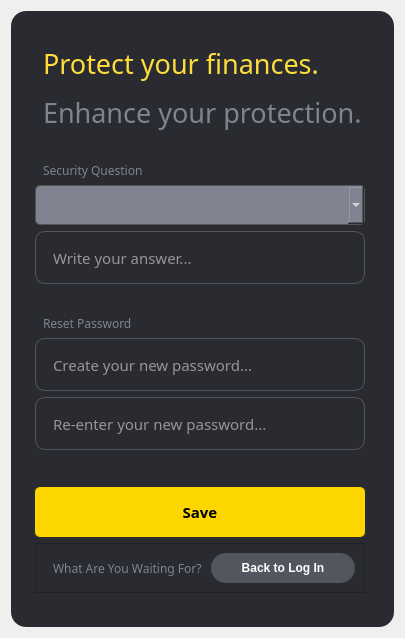
             <widget class="QWidget" name="changePW">
              <property name="styleSheet">
               <string notr="true"/>
              </property>
              <layout class="QGridLayout" name="gridLayout_6">
               <item row="0" column="0">
                <widget class="QFrame" name="changepwFrame">
                 <property name="styleSheet">
                  <string notr="true">#changepwFrame{
	background-color: rgb(42, 43, 48);
   	padding-left: 15px;      
   	padding-right: 20px;       
    padding-top: 25px;          
    padding-bottom: 25px;
	border-radius: 15px;      
}
#frame_5{
	background-color: rgb(42, 43, 48);
}
QLineEdit{
	height:50px;
	padding: 1px 15 px;
	background-color: rgb(42, 43, 48);
	border: 1px solid rgba(84,86,95,255);
	border-radius: 10px;
	color:rgb(255, 255, 255);
	font-family: Poppins;
    font-size:15px;
}
QLabel{
	background-color: rgb(42, 43, 48);
	padding-left:5px;
}
#CP_buttonSavePW{
	background-color: #FFD700;	
	border-radius:5px;
	height:50px;
}
#secQuestionLabel, #resetPw, #whatuWaiting{
	color:#808390;
	font-family: Poppins;
}
#secQuestionLabel, #resetPw{
	padding-top:25px;
}
#CP_buttonLogIn{
	color:rgb(255, 255, 255);
	background-color: rgb(84, 86, 95);
	border-radius:15px;
	height:30px;
}
QComboBox {
    color: white;                        /* Warna teks combobox */
    background-color:rgb(128, 131, 144);           /* Warna latar belakang combobox */
    border: 1px solid #555555;           /* Warna border combobox */
    border-radius: 5px;                  /* Membuat sudut rounded */
}
QComboBox QAbstractItemView {
    color: white;                        /* Warna teks dropdown */
    background-color: #333333;           /* Warna latar belakang dropdown */
    selection-background-color: #fedd3b; /* Warna latar belakang item yang dipilih*/
    selection-color: black;              /* Warna teks item yang dipilih */
    border: 1px solid #555555;          /* Warna border dropdown */
}</string>
                 </property>
                 <property name="frameShape">
                  <enum>QFrame::StyledPanel</enum>
                 </property>
                 <property name="frameShadow">
                  <enum>QFrame::Raised</enum>
                 </property>
                 <layout class="QVBoxLayout" name="verticalLayout_5">
                  <item>
                   <widget class="QLabel" name="changepwHeader">
                    <property name="font">
                     <font>
                      <family>Poppins Medium</family>
                     </font>
                    </property>
                    <property name="text">
                     <string>&lt;html&gt;&lt;head/&gt;&lt;body&gt;&lt;p&gt;&lt;span style=&quot; font-size:20pt; color:#fedd3b;&quot;&gt;Protect your finances.&lt;/span&gt;&lt;/p&gt;&lt;p&gt;&lt;span style=&quot; font-size:20pt; color:#808390;&quot;&gt;Enhance your protection.&lt;/span&gt;&lt;/p&gt;&lt;/body&gt;&lt;/html&gt;</string>
                    </property>
                   </widget>
                  </item>
                  <item>
                   <widget class="QLabel" name="secQuestionLabel">
                    <property name="font">
                     <font>
                      <family>Poppins</family>
                      <pointsize>9</pointsize>
                     </font>
                    </property>
                    <property name="text">
                     <string>Security Question</string>
                    </property>
                   </widget>
                  </item>
                  <item>
                   <widget class="QComboBox" name="secQuestion_2">
                    <property name="minimumSize">
                     <size>
                      <width>0</width>
                      <height>40</height>
                     </size>
                    </property>
                    <property name="font">
                     <font>
                      <family>Poppins</family>
                      <pointsize>9</pointsize>
                     </font>
                    </property>
                    <property name="cursor">
                     <cursorShape>PointingHandCursor</cursorShape>
                    </property>
                    <property name="styleSheet">
                     <string notr="true"/>
                    </property>
                    <item>
                     <property name="text">
                      <string/>
                     </property>
                    </item>
                    <item>
                     <property name="text">
                      <string>   1. Where were you born?</string>
                     </property>
                    </item>
                    <item>
                     <property name="text">
                      <string>   2. What is your favorite book?</string>
                     </property>
                    </item>
                    <item>
                     <property name="text">
                      <string>   3. What is your favorite color?</string>
                     </property>
                    </item>
                    <item>
                     <property name="text">
                      <string>   4. What is your favorite food?</string>
                     </property>
                    </item>
                    <item>
                     <property name="text">
                      <string>   5. What is your favorite movie?</string>
                     </property>
                    </item>
                    <item>
                     <property name="text">
                      <string>   6. What is your favorite sport?</string>
                     </property>
                    </item>
                    <item>
                     <property name="text">
                      <string>   7. What is ypur favorite band?</string>
                     </property>
                    </item>
                    <item>
                     <property name="text">
                      <string>   8. What is the name of your pet?</string>
                     </property>
                    </item>
                   </widget>
                  </item>
                  <item>
                   <widget class="QLineEdit" name="CP_inputSecAnswer">
                    <property name="placeholderText">
                     <string>Write your answer...</string>
                    </property>
                   </widget>
                  </item>
                  <item>
                   <widget class="QLabel" name="resetPw">
                    <property name="font">
                     <font>
                      <family>Poppins</family>
                      <pointsize>9</pointsize>
                     </font>
                    </property>
                    <property name="text">
                     <string>Reset Password</string>
                    </property>
                   </widget>
                  </item>
                  <item>
                   <widget class="QLineEdit" name="CP_inputPassword1">
                    <property name="placeholderText">
                     <string>Create your new password...</string>
                    </property>
                   </widget>
                  </item>
                  <item>
                   <widget class="QLineEdit" name="CP_inputPassword2">
                    <property name="placeholderText">
                     <string>Re-enter your new password...</string>
                    </property>
                   </widget>
                  </item>
                  <item>
                   <widget class="QLabel" name="succesMsg">
                    <property name="minimumSize">
                     <size>
                      <width>0</width>
                      <height>25</height>
                     </size>
                    </property>
                    <property name="maximumSize">
                     <size>
                      <width>16777215</width>
                      <height>25</height>
                     </size>
                    </property>
                    <property name="font">
                     <font>
                      <family>Poppins</family>
                      <pointsize>9</pointsize>
                     </font>
                    </property>
                    <property name="text">
                     <string>&lt;html&gt;&lt;head/&gt;&lt;body&gt;&lt;p align=&quot;right&quot;&gt;&lt;span style=&quot; color:#2a2b30;&quot;&gt;*Passwords don't match&lt;/span&gt;&lt;/p&gt;&lt;/body&gt;&lt;/html&gt;</string>
                    </property>
                   </widget>
                  </item>
                  <item>
                   <widget class="QPushButton" name="CP_buttonSavePW">
                    <property name="font">
                     <font>
                      <family>Montserrat</family>
                      <pointsize>11</pointsize>
                      <weight>75</weight>
                      <bold>true</bold>
                     </font>
                    </property>
                    <property name="text">
                     <string>Save</string>
                    </property>
                   </widget>
                  </item>
                  <item>
                   <widget class="QFrame" name="frame_5">
                    <property name="frameShape">
                     <enum>QFrame::StyledPanel</enum>
                    </property>
                    <property name="frameShadow">
                     <enum>QFrame::Raised</enum>
                    </property>
                    <layout class="QHBoxLayout" name="horizontalLayout_4">
                     <item>
                      <widget class="QLabel" name="whatuWaiting">
                       <property name="font">
                        <font>
                         <family>Poppins</family>
                         <pointsize>9</pointsize>
                        </font>
                       </property>
                       <property name="text">
                        <string>What Are You Waiting For?</string>
                       </property>
                      </widget>
                     </item>
                     <item>
                      <widget class="QPushButton" name="CP_buttonLogIn">
                       <property name="font">
                        <font>
                         <family>Segoe UI</family>
                         <pointsize>9</pointsize>
                         <weight>75</weight>
                         <bold>true</bold>
                        </font>
                       </property>
                       <property name="cursor">
                        <cursorShape>PointingHandCursor</cursorShape>
                       </property>
                       <property name="text">
                        <string>Back to Log In</string>
                       </property>
                      </widget>
                     </item>
                    </layout>
                   </widget>
                  </item>
                 </layout>
                </widget>
               </item>
              </layout>
             </widget>
